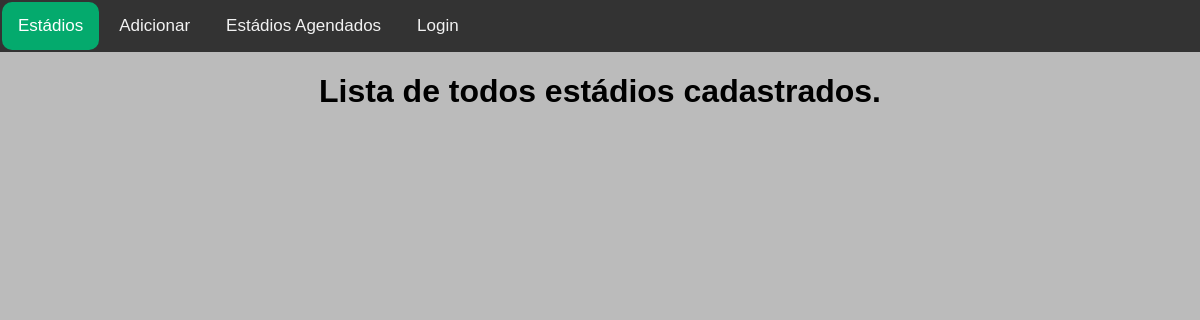
The app's page /, older data.
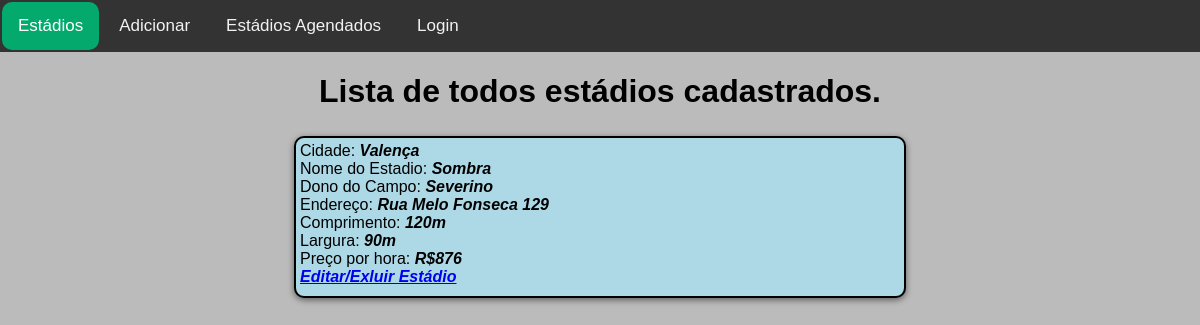
The same page, newer data.
### aluguel/models.py (models this page shows, shortened)
class Estadio(models.Model):
    cidade = models.CharField('Cidade', max_length=40)
    nomeEstadio = models.CharField('Nome do Estadio', max_length=50)
    donoCampo = models.CharField('Dono do Campo', max_length=80)
    enderecoCampo = models.CharField('Endereço do Campo', max_length=150)
    comprimentoCampo = models.SmallIntegerField('Comprimento do Campo (metros)')
    larguraCampo = models.SmallIntegerField('Largura do Campo (metros)')
    precoHora = models.PositiveSmallIntegerField('Preço por Hora (R$)')

### aluguel/views.py (the view)
# urls.py: path('', listaEstadios, name='listaEstadios'),
def listaEstadios(request):
    estadios = Estadio.objects.all()
    return render(request, "estadios.html", {"estadios": estadios})

### aluguel/templates/estadios.html (shortened to what this page needs)
{% extends "base.html" %}
{% block atual01 %} atual {% endblock %}
{% block content %}
<h1>Lista de todos estádios cadastrados.</h1>
    <div class="todosEstadios">
        {% for estadio in estadios %}
            <div class="estadio">
                <div class="conteudo" onclick="window.location.href = `{% url 'escolherEstadio' estadio.id %}` ">
                    <ul>
                        <li>Cidade: <i class="negrito">{{estadio.cidade}}</i></li>
                        <li>Nome do Estadio: <i class="negrito">{{estadio.nomeEstadio}}</i></li>
                        <li>Dono do Campo: <i class="negrito">{{estadio.donoCampo}}</i></li>
                        <li>Endereço: <i class="negrito">{{estadio.enderecoCampo}}</i></li>
                        <li>Comprimento: <i class="negrito">{{estadio.comprimentoCampo}}m</i></li>
                        <li>Largura: <i class="negrito">{{estadio.larguraCampo}}m</i></li>
                        <li>Preço por hora: <i class="negrito">R${{estadio.precoHora}}</i></li>
                        <li><a href="{% url 'atualizarEstadio' estadio.id %}"><i class="negrito">Editar/Exluir
                            Estádio</i></a></li>
                    </ul>
                </div>
            </div>
         {% endfor %}
    </div>
{% endblock %}

Row changes from the older to the newer data that the page shows:
added Estadio: cidade "Valença", nomeEstadio "Sombra", donoCampo "Severino", enderecoCampo "Rua Melo Fonseca 129", comprimentoCampo "120", larguraCampo "90", precoHora "876"
